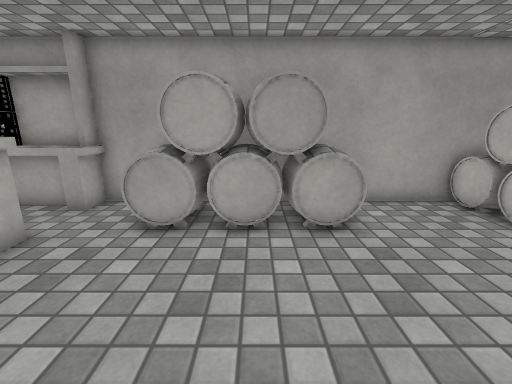
view 1 (above)

16 first-person views from a walk through a scene from a Unity 3-D project. The camera is 1.3 m above the floor, tilts 14° down and sees 90° across. The floor is counted in squares, 0.5 m on a side. Each view is taken from the middle of a square. On the plan, view 1 faces up. The plan holds only what a view shows up to about 18 squares ahead; the rest is blank. The place goes on beyond the plan. The player character is not drawn. Some animated figures are not drawn. Surface patterns are stand-ins for the level's own textures.

view 2
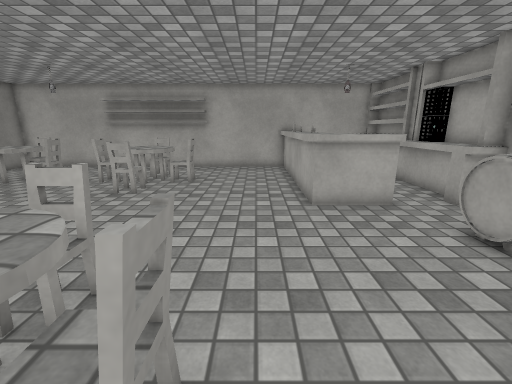

view 3
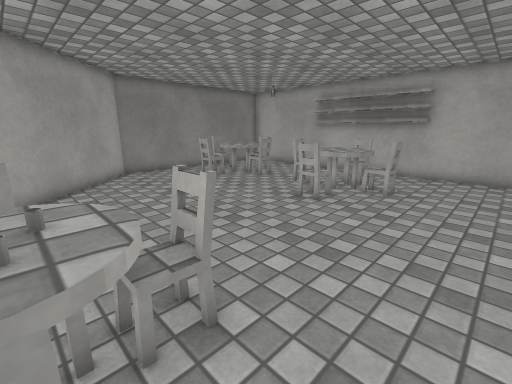

view 4
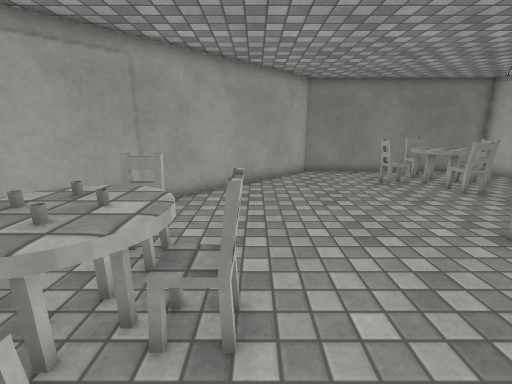

view 5
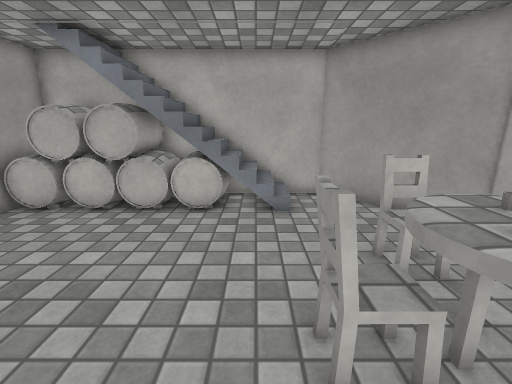

view 6
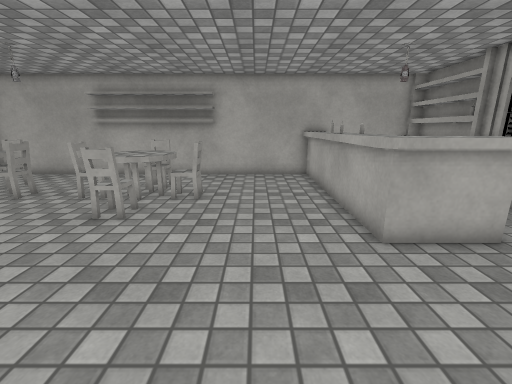

view 7
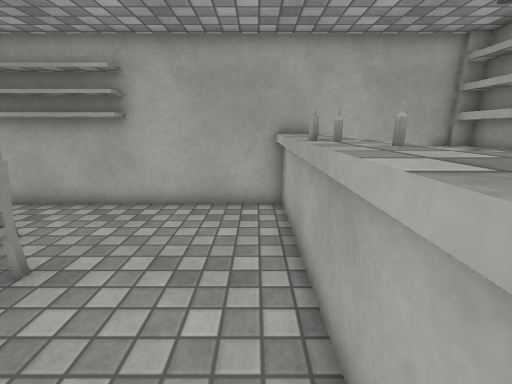

view 8
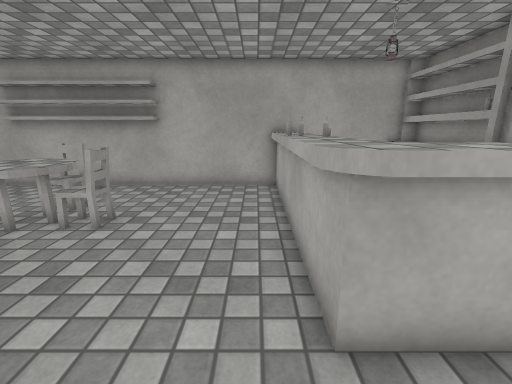

view 9
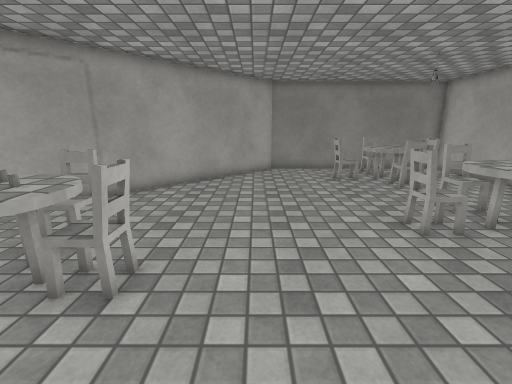

view 10
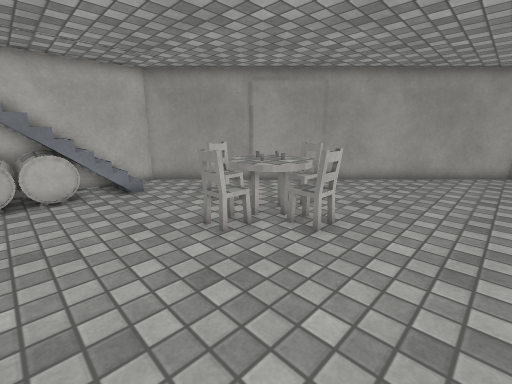

view 11
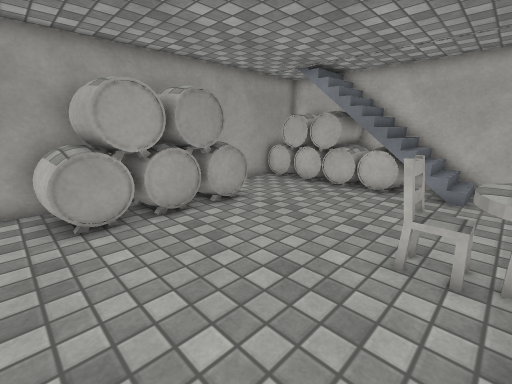

view 12
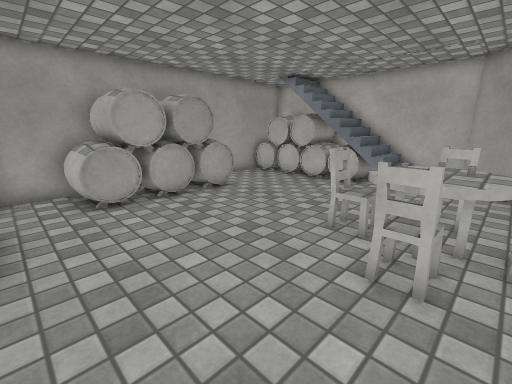

view 13
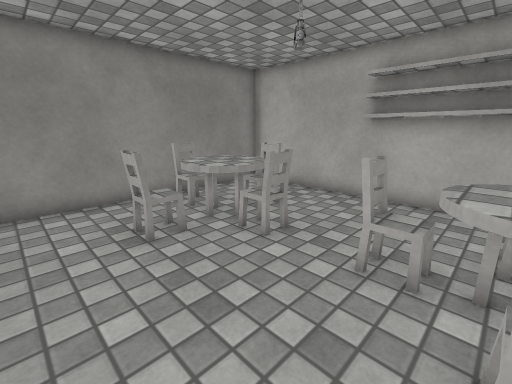

view 14
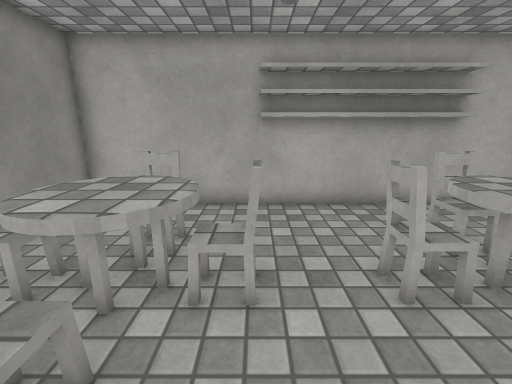

view 15
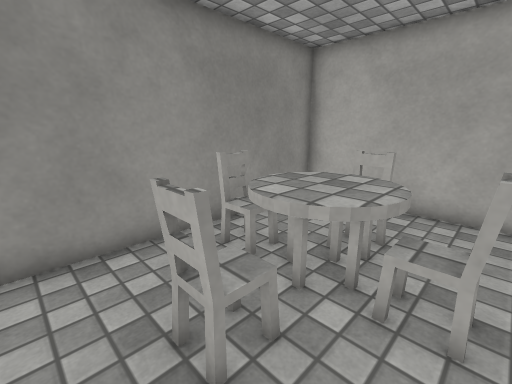

view 16
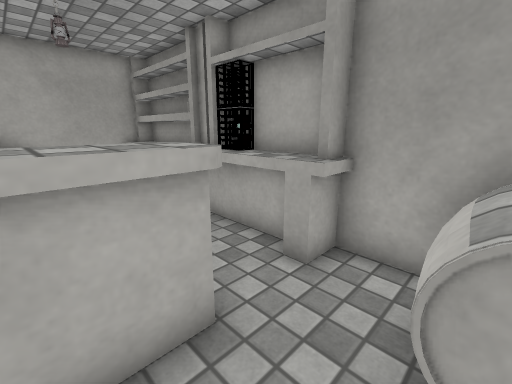

### Floor plan
Key: @ floor where view 1 was taken; # wall or solid block; x gap in a wall; . floor; / step, stairs or slope; = window, fence, low wall or low ledge; ^ raised ledge; O other object.
Columns run from 15 left of view 1 to 9 right of it. Each row starts with its distance up from view 1.
  9 ######OO#################
  8 #####^^^^^==^#### =...##
  7 #      ....=^####^=...##
  6 #        ^..=####^=...##
  5 #        ^^...........###
  4 #  ^^^O^^^^...........##
  3 #^^^^O^^^^............##
  2 #.....................###
  1 #.....................=/#
  0 #..............@==....//#
 -1 #..............#^^......#
 -2 ##...#........=^^^.=....#
 -3 ##..#^.........#^^.....##
 -4 ##.=^^^O#.......##....##
 -5 ##.=^^^.............###
 -6 ##...##............##
 -7 ##................##
 -8 ##................#
 -9 ##...==..........##
-10 #...#^^.........##
-11 #..=^^^=#......##
-12 #..=^^^.......##
-13 #....##......##
-14 #....x......##
-15 #############

Positions as (right, up) in squares from view 1, and headings:
1: (0, 0), facing up
2: (3, 1), facing left
3: (1, 1), facing down-left
4: (-1, 1), facing down
5: (-1, 1), facing right
6: (0, 0), facing left
7: (-6, 2), facing left
8: (-3, 2), facing left
9: (-3, 2), facing down
10: (-4, 4), facing down-right
11: (-4, -1), facing up-right
12: (-5, -3), facing up-right
13: (-5, -5), facing down-left
14: (-6, -9), facing left
15: (-6, -9), facing down-left
16: (-3, 4), facing up-left
